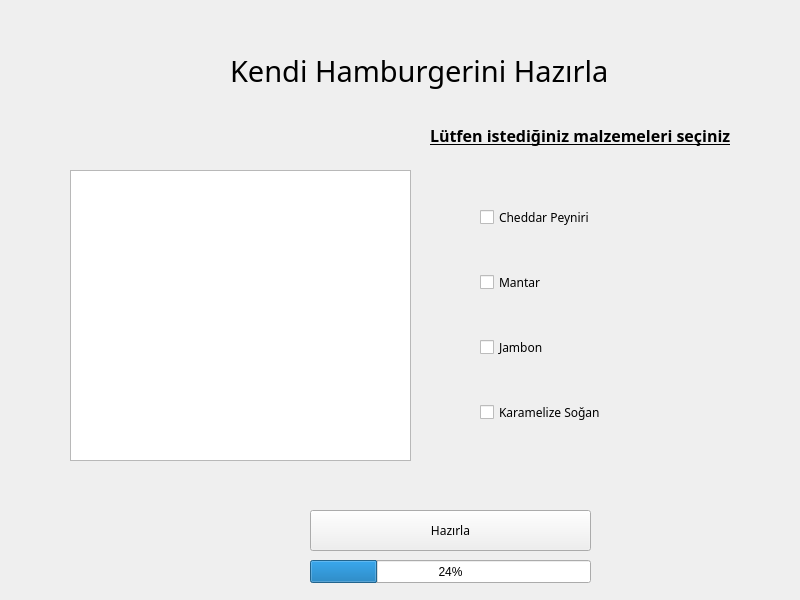
<?xml version="1.0" encoding="UTF-8"?>
<ui version="4.0">
 <class>Widget</class>
 <widget class="QWidget" name="Widget">
  <property name="geometry">
   <rect>
    <x>0</x>
    <y>0</y>
    <width>800</width>
    <height>600</height>
   </rect>
  </property>
  <property name="windowTitle">
   <string>Widget</string>
  </property>
  <widget class="QLabel" name="label">
   <property name="geometry">
    <rect>
     <x>230</x>
     <y>50</y>
     <width>491</width>
     <height>41</height>
    </rect>
   </property>
   <property name="font">
    <font>
     <family>Bahnschrift</family>
     <pointsize>22</pointsize>
     <bold>false</bold>
    </font>
   </property>
   <property name="text">
    <string>Kendi Hamburgerini Hazırla</string>
   </property>
  </widget>
  <widget class="QLabel" name="label_2">
   <property name="geometry">
    <rect>
     <x>430</x>
     <y>120</y>
     <width>391</width>
     <height>31</height>
    </rect>
   </property>
   <property name="font">
    <font>
     <family>Segoe UI Semibold</family>
     <pointsize>12</pointsize>
     <bold>true</bold>
     <underline>true</underline>
    </font>
   </property>
   <property name="text">
    <string>Lütfen istediğiniz malzemeleri seçiniz</string>
   </property>
  </widget>
  <widget class="QTextEdit" name="textEdit">
   <property name="geometry">
    <rect>
     <x>70</x>
     <y>170</y>
     <width>341</width>
     <height>291</height>
    </rect>
   </property>
   <property name="font">
    <font>
     <family>Segoe Print</family>
    </font>
   </property>
   <property name="html">
    <string>&lt;!DOCTYPE HTML PUBLIC &quot;-//W3C//DTD HTML 4.0//EN&quot; &quot;http://www.w3.org/TR/REC-html40/strict.dtd&quot;&gt;
&lt;html&gt;&lt;head&gt;&lt;meta name=&quot;qrichtext&quot; content=&quot;1&quot; /&gt;&lt;meta charset=&quot;utf-8&quot; /&gt;&lt;style type=&quot;text/css&quot;&gt;
p, li { white-space: pre-wrap; }
&lt;/style&gt;&lt;/head&gt;&lt;body style=&quot; font-family:'Segoe Print'; font-size:9pt; font-weight:400; font-style:normal;&quot;&gt;
&lt;p style=&quot;-qt-paragraph-type:empty; margin-top:0px; margin-bottom:0px; margin-left:0px; margin-right:0px; -qt-block-indent:0; text-indent:0px;&quot;&gt;&lt;br /&gt;&lt;/p&gt;&lt;/body&gt;&lt;/html&gt;</string>
   </property>
  </widget>
  <widget class="QPushButton" name="pushButton">
   <property name="geometry">
    <rect>
     <x>310</x>
     <y>510</y>
     <width>281</width>
     <height>41</height>
    </rect>
   </property>
   <property name="font">
    <font>
     <family>Segoe Print</family>
    </font>
   </property>
   <property name="text">
    <string>Hazırla</string>
   </property>
  </widget>
  <widget class="QWidget" name="layoutWidget">
   <property name="geometry">
    <rect>
     <x>480</x>
     <y>170</y>
     <width>281</width>
     <height>291</height>
    </rect>
   </property>
   <layout class="QHBoxLayout" name="horizontalLayout">
    <item>
     <layout class="QVBoxLayout" name="verticalLayout">
      <item>
       <widget class="QCheckBox" name="checkBox">
        <property name="font">
         <font>
          <family>Segoe Print</family>
         </font>
        </property>
        <property name="text">
         <string>Cheddar Peyniri</string>
        </property>
       </widget>
      </item>
      <item>
       <widget class="QCheckBox" name="checkBox_2">
        <property name="font">
         <font>
          <family>Segoe Print</family>
         </font>
        </property>
        <property name="text">
         <string>Mantar</string>
        </property>
       </widget>
      </item>
      <item>
       <widget class="QCheckBox" name="checkBox_3">
        <property name="font">
         <font>
          <family>Segoe Print</family>
         </font>
        </property>
        <property name="text">
         <string>Jambon</string>
        </property>
       </widget>
      </item>
      <item>
       <widget class="QCheckBox" name="checkBox_4">
        <property name="font">
         <font>
          <family>Segoe Print</family>
         </font>
        </property>
        <property name="text">
         <string>Karamelize Soğan</string>
        </property>
       </widget>
      </item>
     </layout>
    </item>
   </layout>
  </widget>
  <widget class="QProgressBar" name="progressBar">
   <property name="geometry">
    <rect>
     <x>310</x>
     <y>560</y>
     <width>281</width>
     <height>23</height>
    </rect>
   </property>
   <property name="value">
    <number>24</number>
   </property>
  </widget>
 </widget>
 <resources/>
 <connections/>
</ui>
